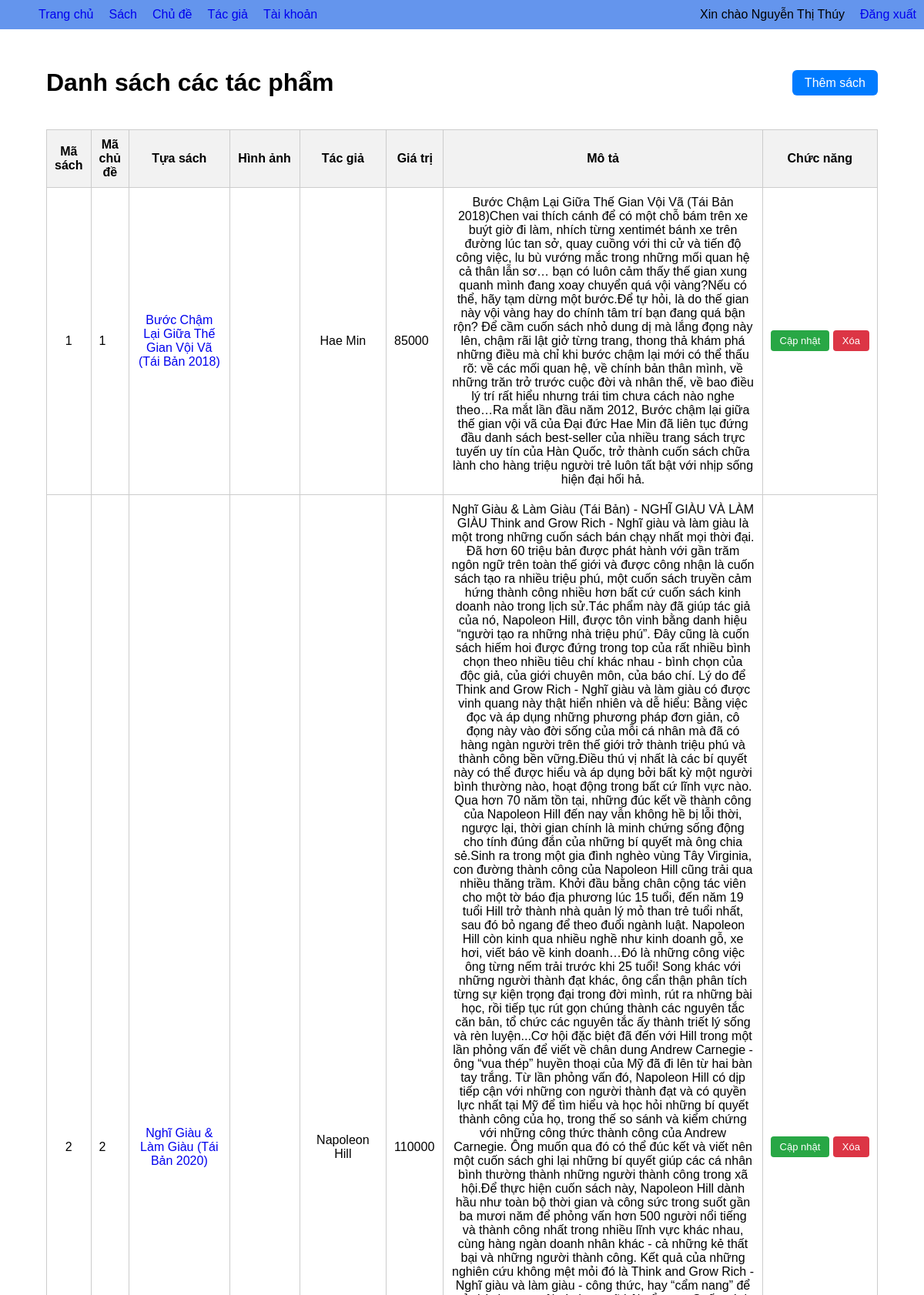
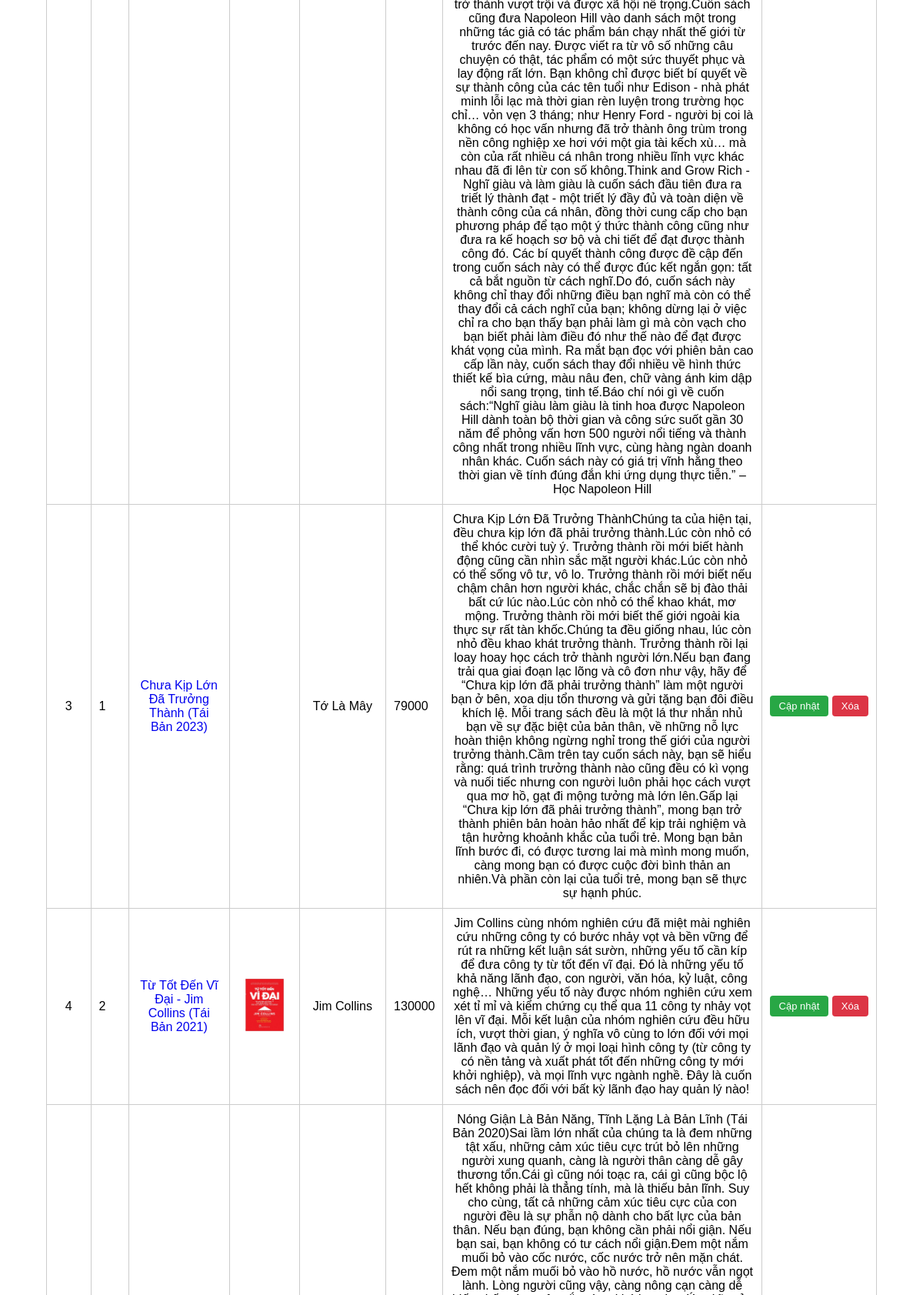
The page /admin/index.php?page_layout=sach (signed in, upper part) on the database its author committed (2 pictures, top to bottom).
### tables this page shows
CREATE TABLE IF NOT EXISTS sach (
  MaSach int PRIMARY KEY AUTO_INCREMENT,
  TuaSach varchar(255) NOT NULL,
  HinhAnh varchar(50) NOT NULL,
  TacGia varchar(255) NOT NULL,
  GiaTri int NOT NULL,
  MoTa text,
  MaCD int,
  SoLuong int NOT NULL,
  GhimTrangChu bit(1) DEFAULT b'0',
  SoCamNghi int DEFAULT 0,
  LuotDoc int DEFAULT 0,
  LuotXem int DEFAULT 0,
  FOREIGN KEY (MaCD) REFERENCES chu_de(MaCD) ON DELETE CASCADE ON UPDATE CASCADE
);

### admin/sach.php (the view, shortened to what this page needs)
<!DOCTYPE html>
<html lang="en">
<head>
</head>
<body>
<div class="control">
    <h1>Danh sách các tác phẩm</h1>
    <div class="box">
        <a href="index.php?page_layout=themsach">Thêm sách</a>
    </div>
</div>
<table class="container">
    <tr>
        <th>Mã sách</th>
        <th>Mã chủ đề</th>
        <th>Tựa sách</th>
        <th>Hình ảnh</th>
        <th>Tác giả</th>
        <th>Giá trị</th>
        <th>Mô tả</th>
        <th>Chức năng</th>
    </tr>
<?php
include("connect.php");
$sql = "SELECT * FROM sach";
$result = mysqli_query($conn, $sql);
while ($row = mysqli_fetch_assoc($result)) {
?>
    <tr>
        <td><?php echo $row['MaSach']; ?></td>
        <td><?php echo $row['MaCD']; ?></td>
        <td>
            <a href="index.php?page_layout=chitietsach&MaSach=<?php echo $row['MaSach']; ?>">
                <?php echo $row['TuaSach']; ?>
            </a>
        </td>
        <td>
            <img src="uploads/<?php echo $row['HinhAnh']; ?>" alt="">
        </td>
        <td><?php echo $row['TacGia']; ?></td>
        <td><?php echo $row['GiaTri']; ?></td>
        <td><?php echo $row['MoTa']; ?></td>
        <td class="chucnang">
            <a class="btn" href="index.php?page_layout=capnhatsach&MaSach=<?php echo $row['MaSach']; ?>">Cập nhật</a>
            <a class="btn" href="xoasach.php?MaSach=<?php echo $row['MaSach']; ?>"
               onclick="return confirm('Bạn có chắc muốn xóa?')">Xóa</a>
        </td>
    </tr>
<?php } ?>
</table>
</body>
</html>

### admin/index.php (style rules this page uses)
body { margin: 0; }
a { text-decoration: none; }

### admin/sach.php (style rules this page uses)
* { box-sizing: border-box; font-family: Arial, Helvetica, sans-serif; }
body { background: #fff; }
.control { width: 90%; margin: 30px auto 20px; display: flex; justify-content: space-between; align-items: center; }
.box a { text-decoration: none; background: #007bff; color: #fff; padding: 8px 16px; border-radius: 6px; }
.container { width: 90%; margin: auto; border-collapse: collapse; }
.container th, .container td { padding: 10px; border: 1px solid #ccc; text-align: center; }
.container th { background: #f2f2f2; }
.container td:nth-child(2), .container td:nth-child(6) { text-align: left; }
.container td img { width: 70px; border-radius: 4px; }
.chucnang { white-space: nowrap; }
.btn { display: inline-block; padding: 6px 12px; border-radius: 4px; color: #fff; text-decoration: none; font-size: 13px; background: #28a745; }
.btn:last-child { background: #dc3545; }

### rows shown on the page
sach: MaSach "1", MaCD "1", TuaSach "Bước Chậm Lại Giữa Thế Gian Vội Vã (Tái Bản 2018)", TacGia "Hae Min", GiaTri "85000", MoTa "Bước Chậm Lại Giữa Thế Gian Vội Vã (Tái Bản 2018)Chen vai thích cánh để có một chỗ bám trên xe buýt giờ đi làm, nhích từng xentimét bánh xe trên đường lúc tan sở, quay cuồng với thi cử và tiến độ công việc, lu bù vướng mắc trong những mối quan hệ cả thân lẫn sơ… bạn có luôn cảm thấy thế gian xung quanh mình đang xoay chuyển quá vội vàng?Nếu có thể, hãy tạm dừng một bước.Để tự hỏi, là do thế gian này vội vàng hay do chính tâm trí bạn đang quá bận rộn? Để cầm cuốn sách nhỏ dung dị mà lắng đọng này lên, chậm rãi lật giở từng trang, thong thả khám phá những điều mà chỉ khi bước chậm lại mới có thể thấu rõ: về các mối quan hệ, về chính bản thân mình, về những trăn trở trước cuộc đời và nhân thế,…"
sach: MaSach "2", MaCD "2", TuaSach "Nghĩ Giàu & Làm Giàu (Tái Bản 2020)", TacGia "Napoleon Hill", GiaTri "110000", MoTa "Nghĩ Giàu & Làm Giàu (Tái Bản) - NGHĨ GIÀU VÀ LÀM GIÀU Think and Grow Rich - Nghĩ giàu và làm giàu là một trong những cuốn sách bán chạy nhất mọi thời đại. Đã hơn 60 triệu bản được phát hành với gần trăm ngôn ngữ trên toàn thế giới và được công nhận là cuốn sách tạo ra nhiều triệu phú, một cuốn sách truyền cảm hứng thành công nhiều hơn bất cứ cuốn sách kinh doanh nào trong lịch sử.Tác phẩm này đã giúp tác giả của nó, Napoleon Hill, được tôn vinh bằng danh hiệu “người tạo ra những nhà triệu phú”. Đây cũng là cuốn sách hiếm hoi được đứng trong top của rất nhiều bình chọn theo nhiều tiêu chí khác nhau - bình chọn của độc giả, của giới chuyên môn, của báo chí. Lý do để Think and Grow Rich -…"
sach: MaSach "3", MaCD "1", TuaSach "Chưa Kịp Lớn Đã Trưởng Thành (Tái Bản 2023)", TacGia "Tớ Là Mây", GiaTri "79000", MoTa "Chưa Kịp Lớn Đã Trưởng ThànhChúng ta của hiện tại, đều chưa kịp lớn đã phải trưởng thành.Lúc còn nhỏ có thể khóc cười tuỳ ý. Trưởng thành rồi mới biết hành động cũng cần nhìn sắc mặt người khác.Lúc còn nhỏ có thể sống vô tư, vô lo. Trưởng thành rồi mới biết nếu chậm chân hơn người khác, chắc chắn sẽ bị đào thải bất cứ lúc nào.Lúc còn nhỏ có thể khao khát, mơ mộng. Trưởng thành rồi mới biết thế giới ngoài kia thực sự rất tàn khốc.Chúng ta đều giống nhau, lúc còn nhỏ đều khao khát trưởng thành. Trưởng thành rồi lại loay hoay học cách trở thành người lớn.Nếu bạn đang trải qua giai đoạn lạc lõng và cô đơn như vậy, hãy để “Chưa kịp lớn đã phải trưởng thành” làm một người bạn ở bên, xoa dịu tổn…"
sach: MaSach "4", MaCD "2", TuaSach "Từ Tốt Đến Vĩ Đại - Jim Collins (Tái Bản 2021)", HinhAnh (picture), TacGia "Jim Collins", GiaTri "130000", MoTa "Jim Collins cùng nhóm nghiên cứu đã miệt mài nghiên cứu những công ty có bước nhảy vọt và bền vững để rút ra những kết luận sát sườn, những yếu tố cần kíp để đưa công ty từ tốt đến vĩ đại. Đó là những yếu tố khả năng lãnh đạo, con người, văn hóa, kỷ luật, công nghệ… Những yếu tố này được nhóm nghiên cứu xem xét tỉ mỉ và kiểm chứng cụ thể qua 11 công ty nhảy vọt lên vĩ đại. Mỗi kết luận của nhóm nghiên cứu đều hữu ích, vượt thời gian, ý nghĩa vô cùng to lớn đối với mọi lãnh đạo và quản lý ở mọi loại hình công ty (từ công ty có nền tảng và xuất phát tốt đến những công ty mới khởi nghiệp), và mọi lĩnh vực ngành nghề. Đây là cuốn sách nên đọc đối với bất kỳ lãnh đạo hay quản lý nào!"

### other values the page prints
$_SESSION["username"] "Nguyễn Thị Thúy"
